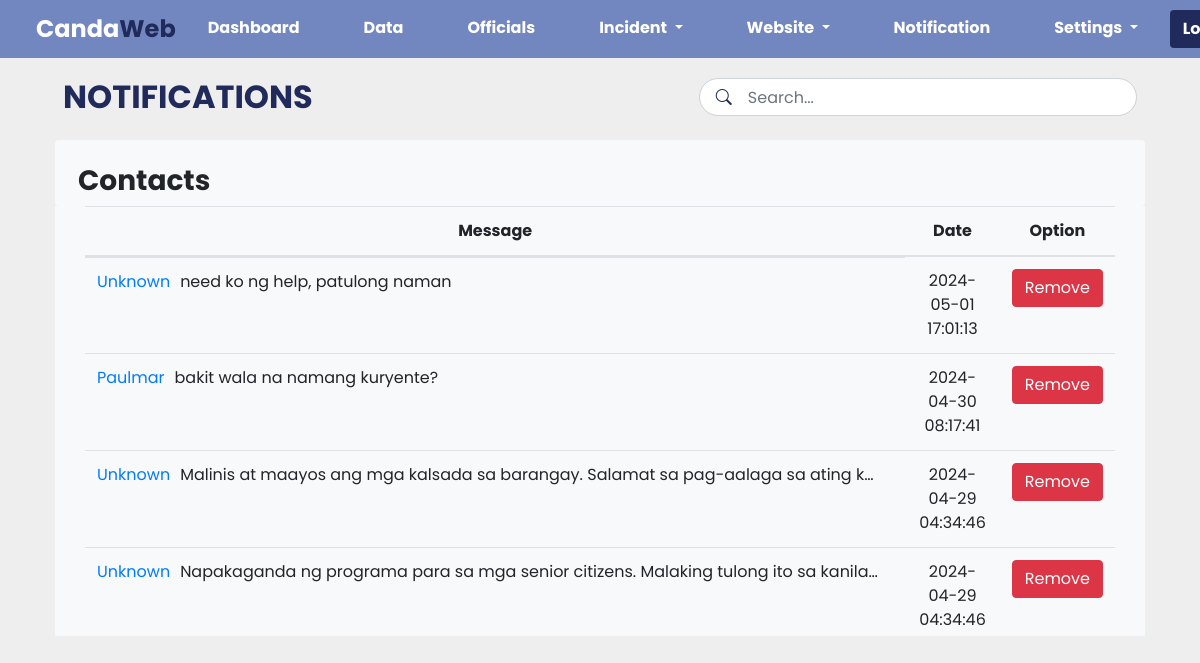
Page /admin-notif.php (signed in) on the committed database.
### tables this page shows
CREATE TABLE `contact_messages` (
  `id` int(11) NOT NULL,
  `name` varchar(255) NOT NULL,
  `email` varchar(255) NOT NULL,
  `message` text NOT NULL,
  `created_at` timestamp NOT NULL DEFAULT current_timestamp()
);

### admin-notif.php (the view, shortened to what this page needs)
<?php
include "head.php" ?>
<?php include 'admin-nav.php'; ?>
<section style="padding: 70px;">
    <div class="row justify-content-center">
        <div class="container-fluid ">
            <div class="row mb-2">
                <div class="col-md-7 rounded p-2 float-left" style="color: #202A5B;">
                    <h2 class="font-weight-bold">NOTIFICATIONS</h2>
                </div>
                <div class="col-md-5 rounded p-2 float-right" style="color: #202A5B; position: relative;">
                    <div style="position: absolute; left: 25px; top: 45%; transform: translateY(-50%);">
                        <i class="bi bi-search"></i>
                    </div>
                    <input type="text" class="form-control rounded-pill pl-5" id="searchInput" placeholder="Search..." style="padding-right: 40px;">
                </div>
            </div>
            <div class="row bg-light rounded">
                <div class="col-md-12">
                    <h3 class="font-weight-bold pl-2 pt-4">Contacts</h3>
                </div>
            </div>
            <div class="row bg-light">
                <div class="col-md-12">
                    <div class="container bg-light text-center" style="height: 430px; overflow-y: auto;padding-bottom: 15px;">
                        <table class="table">
                            <colgroup>
                                <col style="width: 70%;">
                                <col style="width: 20%;">
                                <col style="width: 10%;">
                            </colgroup>
                            <thead>
                                <tr>
                                    <th>Message</th>
                                    <th>Date</th>
                                    <th>Option</th>
                                </tr>
                            </thead>
                            <tbody>
                                <?php
                                include "db_connect.php";
                                $sql = "SELECT * FROM contact_messages ORDER BY created_at DESC";
                                $result = mysqli_query($conn, $sql);
                                if (mysqli_num_rows($result) > 0) {
                                    while ($row = mysqli_fetch_assoc($result)) {
                                        $name = !empty($row["name"]) ? ucfirst($row["name"]) : "Unknown";
                                        echo "<tr class='data-row'>";
                                        echo "<td style='display: flex; align-items: center;'><a href='#' data-toggle='modal' data-target='#messageModal' onclick=\"setMessageContent('" . $row["message"] . "')\">" . $name . "</a><span style='flex-shrink: 0; margin-left: 10px; max-width: 700px; white-space: nowrap; overflow: hidden; text-overflow: ellipsis;'>" . $row["message"] . "</span></td>";
                                        echo "<td>" . $row["created_at"] . "</td>";
                                        echo "<td><button type='button' class='btn btn-danger btn-block' data-toggle='modal' data-target='#deleteConfirmationModal' onclick='prepareDelete(" . $row["id"] . ")'>Remove</button></td>";
                                        echo "</tr>";
                                    }
                                } else {
                                    echo "<tr><td colspan='3'>No messages found.</td></tr>";
                                }
                                ?>
                            </tbody>
                        </table>
                    </div>
                </div>
            </div>
        </div>
    </div>
</section>

### style.css (style rules this page uses)
* { margin: 0; padding: 0; box-sizing: border-box; font-family: var(--poppins); }
a { text-decoration: none; }
:root { --poppins: 'Poppins', sans-serif; --lato: 'Lato', sans-serif; --light: #F9F9F9; --blue: #3C91E6; --light-blue: #CFE8FF; --grey: #eee; --dark-grey: #AAAAAA; --dark: #342E37; --red: #DB504A; --yellow: #FFCE26; --light-yellow: #FFF2C6; --orange: #FD7238; --light-orange: #FFE0D3; }
html { overflow-x: hidden; }
body { background: var(--grey); overflow-x: hidden; font-family: 'poppins', sans-serif; }

### head.php (style rules this page uses)
* { margin: 0; padding: 0; box-sizing: border-box; font-family: var(--poppins); }
a { text-decoration: none; }
:root { --poppins: 'Poppins', sans-serif; --lato: 'Lato', sans-serif; --light: #F9F9F9; --blue: #3C91E6; --light-blue: #CFE8FF; --grey: #eee; --dark-grey: #AAAAAA; --dark: #342E37; --red: #DB504A; --yellow: #FFCE26; --light-yellow: #FFF2C6; --orange: #FD7238; --light-orange: #FFE0D3; }
html { overflow-x: hidden; }
body { background: var(--grey); overflow-x: hidden; font-family: 'poppins', sans-serif; }

### rows in the picture
contact_messages: name "Unknown", message "need ko ng help, patulong naman", created_at "2024-05-01 17:01:13"
contact_messages: name "Paulmar", message "bakit wala na namang kuryente?", created_at "2024-04-30 08:17:41"
contact_messages: name "Unknown", message "Malinis at maayos ang mga kalsada sa barangay. Salamat sa pag-aalaga sa ating k…", created_at "2024-04-29 04:34:46"
contact_messages: name "Unknown", message "Napakaganda ng programa para sa mga senior citizens. Malaking tulong ito sa kanila…", created_at "2024-04-29 04:34:46"
